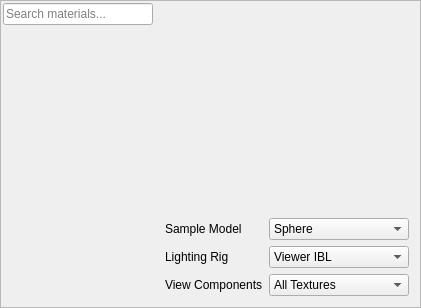
    <widget class="QFrame" name="libraryFrame">
     <property name="frameShape">
      <enum>QFrame::Shape::StyledPanel</enum>
     </property>
     <layout class="QHBoxLayout" name="topLayout">
      <property name="spacing">
       <number>3</number>
      </property>
      <property name="leftMargin">
       <number>2</number>
      </property>
      <property name="topMargin">
       <number>2</number>
      </property>
      <property name="rightMargin">
       <number>2</number>
      </property>
      <property name="bottomMargin">
       <number>2</number>
      </property>
      <item>
       <layout class="QVBoxLayout" name="leftLayout">
        <property name="spacing">
         <number>3</number>
        </property>
        <property name="leftMargin">
         <number>0</number>
        </property>
        <property name="topMargin">
         <number>0</number>
        </property>
        <property name="rightMargin">
         <number>0</number>
        </property>
        <property name="bottomMargin">
         <number>0</number>
        </property>
        <item>
         <widget class="QLineEdit" name="searchEdit">
          <property name="sizePolicy">
           <sizepolicy hsizetype="Expanding" vsizetype="Fixed">
            <horstretch>0</horstretch>
            <verstretch>0</verstretch>
           </sizepolicy>
          </property>
          <property name="toolTip">
           <string>Filter the material property list by name</string>
          </property>
          <property name="placeholderText">
           <string>Search materials...</string>
          </property>
          <property name="clearButtonEnabled">
           <bool>true</bool>
          </property>
         </widget>
        </item>
        <item>
         <widget class="MaterialLibraryWidget" name="treeWidget" native="true">
          <property name="sizePolicy">
           <sizepolicy hsizetype="Expanding" vsizetype="Expanding">
            <horstretch>1</horstretch>
            <verstretch>0</verstretch>
           </sizepolicy>
          </property>
          <property name="minimumSize">
           <size>
            <width>150</width>
            <height>0</height>
           </size>
          </property>
         </widget>
        </item>
       </layout>
      </item>
      <item>
       <widget class="QFrame" name="previewFrame">
        <layout class="QGridLayout" name="gridLayout_3">
         <item row="0" column="0" colspan="2">
          <widget class="MaterialPreviewWidget" name="previewWidget" native="true">
           <property name="sizePolicy">
            <sizepolicy hsizetype="Expanding" vsizetype="Expanding">
             <horstretch>0</horstretch>
             <verstretch>0</verstretch>
            </sizepolicy>
           </property>
           <property name="minimumSize">
            <size>
             <width>0</width>
             <height>200</height>
            </size>
           </property>
          </widget>
         </item>
         <item row="1" column="0">
          <widget class="QLabel" name="lblSampleModel">
           <property name="text">
            <string>Sample Model</string>
           </property>
          </widget>
         </item>
         <item row="1" column="1">
          <widget class="QComboBox" name="comboShape">
           <property name="sizePolicy">
            <sizepolicy hsizetype="Expanding" vsizetype="Fixed">
             <horstretch>0</horstretch>
             <verstretch>0</verstretch>
            </sizepolicy>
           </property>
           <property name="maximumSize">
            <size>
             <width>140</width>
             <height>16777215</height>
            </size>
           </property>
           <property name="toolTip">
            <string>Preview shape for the material ball</string>
           </property>
           <item>
            <property name="text">
             <string>Sphere</string>
            </property>
           </item>
           <item>
            <property name="text">
             <string>Cube</string>
            </property>
           </item>
           <item>
            <property name="text">
             <string>Cylinder</string>
            </property>
           </item>
           <item>
            <property name="text">
             <string>Plane</string>
            </property>
           </item>
           <item>
            <property name="text">
             <string>Teapot</string>
            </property>
           </item>
          </widget>
         </item>
         <item row="2" column="0">
          <widget class="QLabel" name="lblLightingRig">
           <property name="text">
            <string>Lighting Rig</string>
           </property>
          </widget>
         </item>
         <item row="2" column="1">
          <widget class="QComboBox" name="comboEnv">
           <property name="sizePolicy">
            <sizepolicy hsizetype="Expanding" vsizetype="Fixed">
             <horstretch>0</horstretch>
             <verstretch>0</verstretch>
            </sizepolicy>
           </property>
           <property name="maximumSize">
            <size>
             <width>140</width>
             <height>16777215</height>
            </size>
           </property>
           <property name="toolTip">
            <string>Environment lighting used for the material preview</string>
           </property>
           <item>
            <property name="text">
             <string>Viewer IBL</string>
            </property>
           </item>
           <item>
            <property name="text">
             <string>Studio</string>
            </property>
           </item>
           <item>
            <property name="text">
             <string>Outdoor</string>
            </property>
           </item>
           <item>
            <property name="text">
             <string>Office</string>
            </property>
           </item>
          </widget>
         </item>
         <item row="3" column="0">
          <widget class="QLabel" name="lblTexMode">
           <property name="text">
            <string>View Components</string>
           </property>
          </widget>
         </item>
         <item row="3" column="1">
          <widget class="QComboBox" name="comboBoxTexMode">
           <property name="sizePolicy">
            <sizepolicy hsizetype="Expanding" vsizetype="Fixed">
             <horstretch>0</horstretch>
             <verstretch>0</verstretch>
            </sizepolicy>
           </property>
           <property name="maximumSize">
            <size>
             <width>140</width>
             <height>16777215</height>
            </size>
           </property>
           <property name="toolTip">
            <string>Which texture slots are shown below</string>
           </property>
           <item>
            <property name="text">
             <string>All Textures</string>
            </property>
           </item>
           <item>
            <property name="text">
             <string>Albedo</string>
            </property>
           </item>
           <item>
            <property name="text">
             <string>Metalness</string>
            </property>
           </item>
           <item>
            <property name="text">
             <string>Roughness</string>
            </property>
           </item>
           <item>
            <property name="text">
             <string>Normal</string>
            </property>
           </item>
           <item>
            <property name="text">
             <string>Ambient Occlusion</string>
            </property>
           </item>
           <item>
            <property name="text">
             <string>Height</string>
            </property>
           </item>
           <item>
            <property name="text">
             <string>Opacity</string>
            </property>
           </item>
           <item>
            <property name="text">
             <string>Emissive</string>
            </property>
           </item>
           <item>
            <property name="text">
             <string>Clearcoat Color</string>
            </property>
           </item>
           <item>
            <property name="text">
             <string>Clearcoat Roughness</string>
            </property>
           </item>
           <item>
            <property name="text">
             <string>Clearcoat Normal</string>
            </property>
           </item>
           <item>
            <property name="text">
             <string>Sheen Color</string>
            </property>
           </item>
           <item>
            <property name="text">
             <string>Sheen Roughness</string>
            </property>
           </item>
           <item>
            <property name="text">
             <string>Transmission</string>
            </property>
           </item>
           <item>
            <property name="text">
             <string>IOR</string>
            </property>
           </item>
           <item>
            <property name="text">
             <string>Thickness</string>
            </property>
           </item>
           <item>
            <property name="text">
             <string>Specular Factor</string>
            </property>
           </item>
           <item>
            <property name="text">
             <string>Specular Color</string>
            </property>
           </item>
           <item>
            <property name="text">
             <string>Anisotropy</string>
            </property>
           </item>
           <item>
            <property name="text">
             <string>Iridescence</string>
            </property>
           </item>
           <item>
            <property name="text">
             <string>Iridescence Thickness</string>
            </property>
           </item>
           <item>
            <property name="text">
             <string>Diffuse Transmission</string>
            </property>
           </item>
           <item>
            <property name="text">
             <string>Diffuse Transmission Color</string>
            </property>
           </item>
          </widget>
         </item>
        </layout>
       </widget>
      </item>
     </layout>
    </widget>
